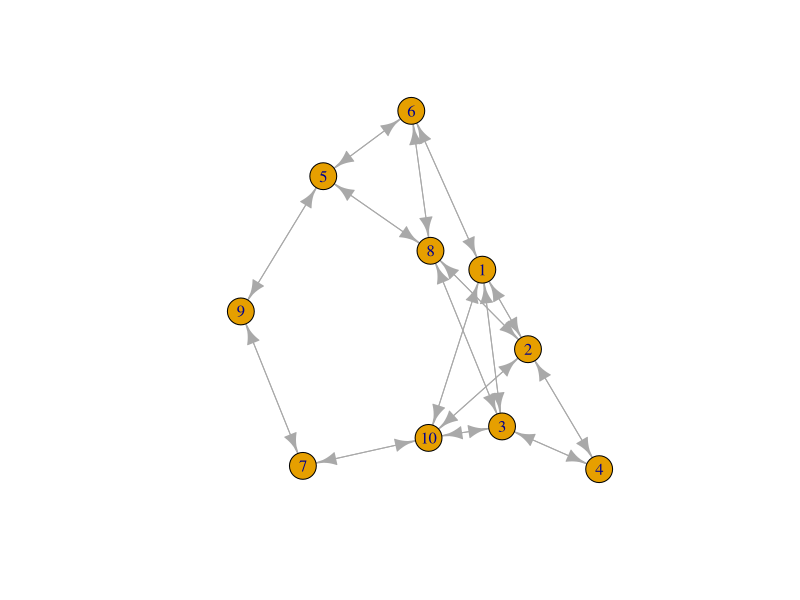
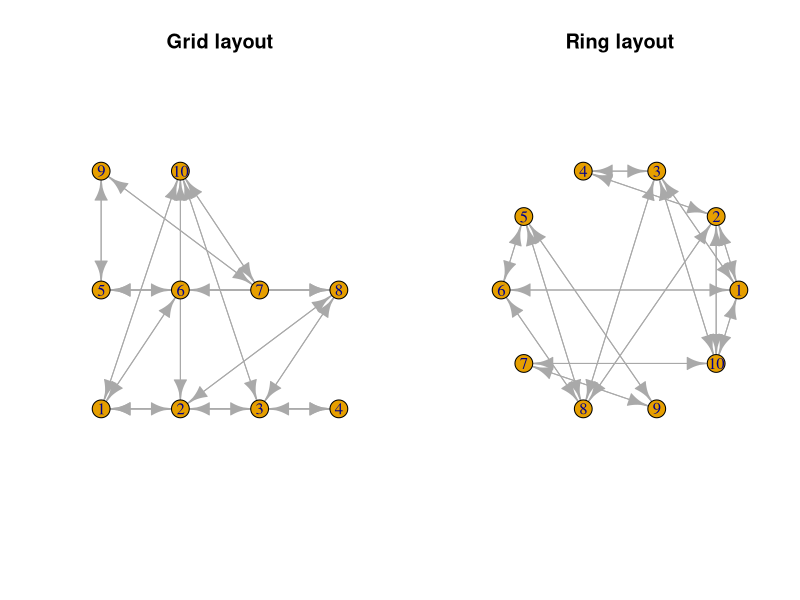
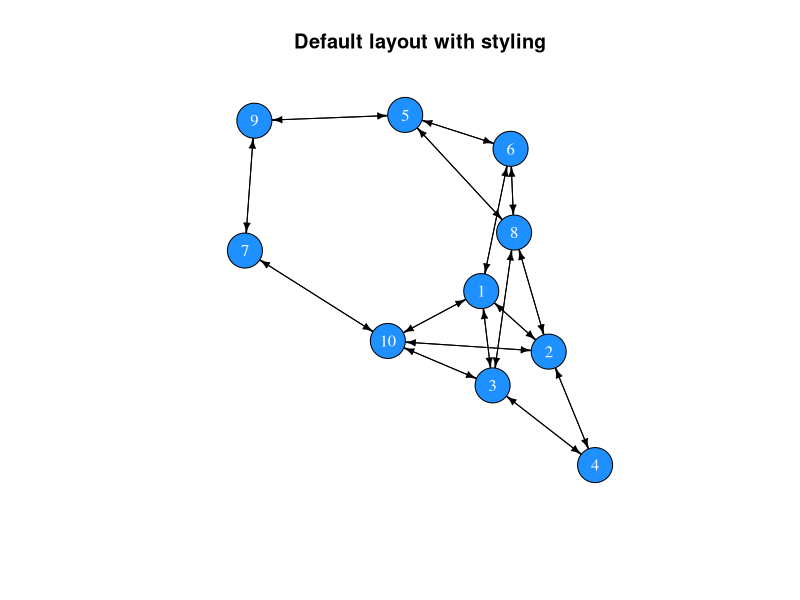
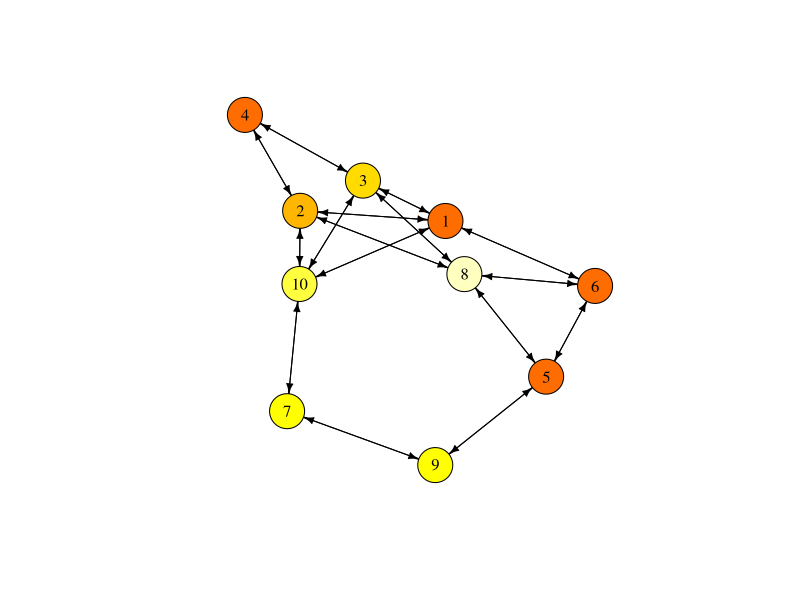
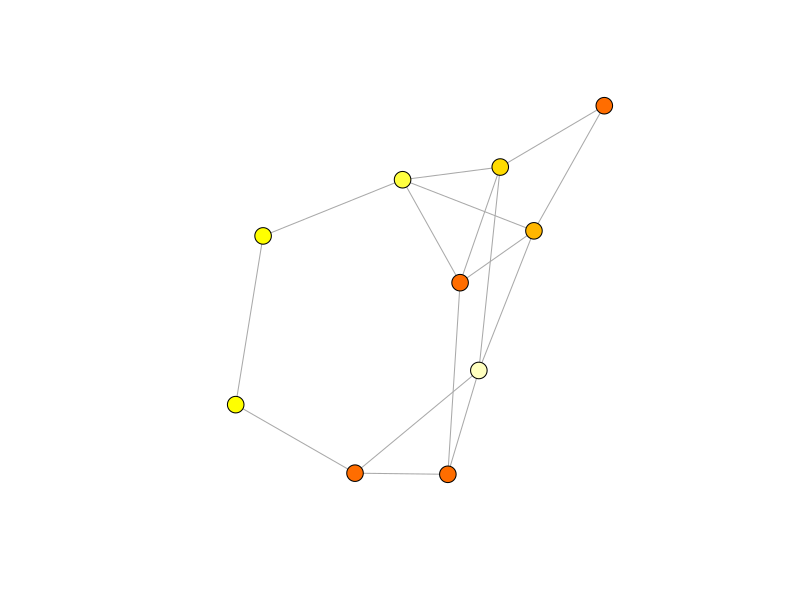
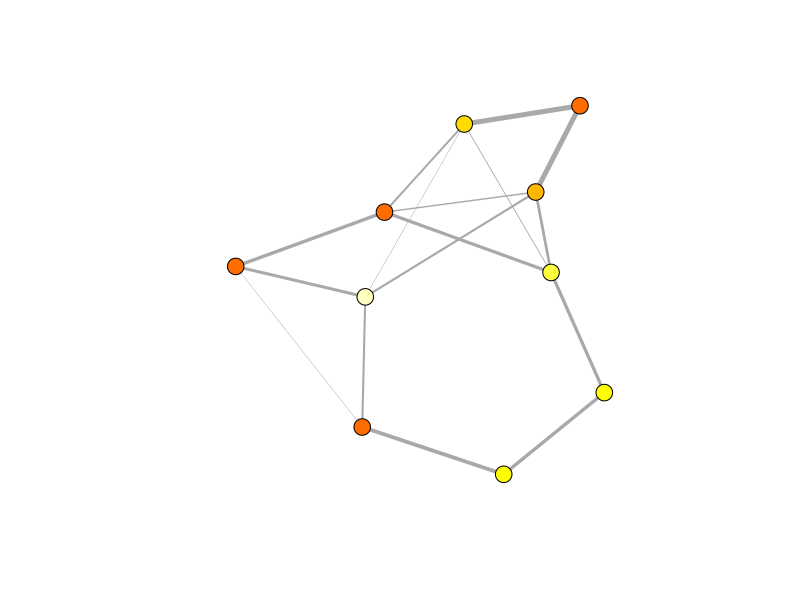
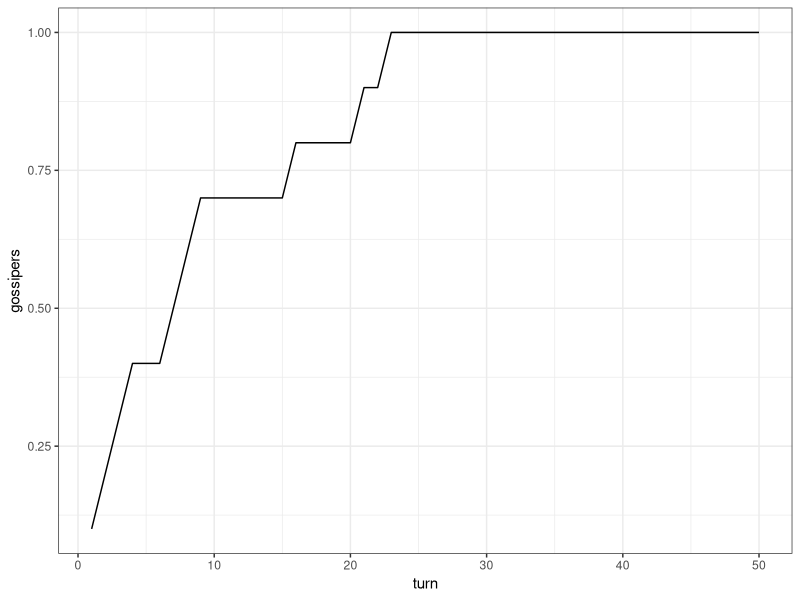
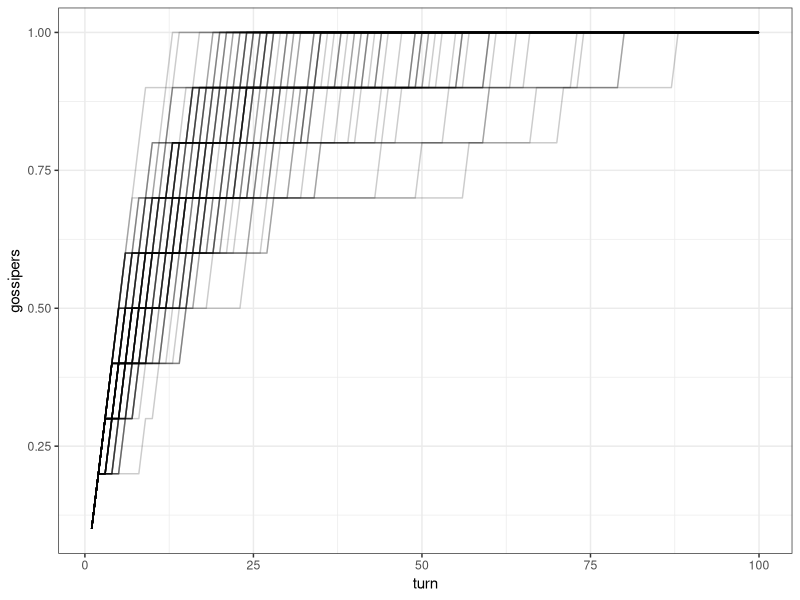

The R source for these figures, in order:
## ---- chunk 1
m <- matrix(c(0,1,1, 0,0,1, 1,1,0), nrow=3, byrow=T)
row.names(m) <- c("A","B","C")
colnames(m) <- c("A","B","C")
m
## ---- chunk 2
all(m[upper.tri(m)] == m[lower.tri(m)])
## ---- chunk 3
# Either
m[lower.tri(m)] <- t(m)[lower.tri(m)]
# or use m[2,1] <- 1
m
# Check whether the matrix is symmetric now:
all(m[upper.tri(m)] == m[lower.tri(m)])
## ---- chunk 4
n <- 10
adjm <- matrix(NA, ncol=n, nrow=n)
adjm
## ---- chunk 5
friendshipRatio <- 0.5

adjm[upper.tri(adjm)] <- sample(x = 0:1, 
                                size = n*(n-1)/2, 
                                replace = T, 
                                prob = c(1-friendshipRatio, friendshipRatio))
adjm

# add the mirror image to the lower triangle
adjm[lower.tri(adjm)] <- t(adjm)[lower.tri(adjm)]
adjm

# replace diagonal (these indicate self-references) with zeros
diag(adjm) <- 0
adjm
## ---- chunk 6
library(igraph)
net <- graph_from_adjacency_matrix(adjm)
net
## ---- chunk 7
#set.seed(1)
plot(net)
## ---- chunk 8
par(mfrow=c(1,2))
plot(net, layout=layout.grid(net), main="Grid layout")
plot(net, layout=layout.circle(net), main="Ring layout")
## ---- chunk 9
par(mfrow=c(1,1))
plot(net, 
     vertex.color="dodgerblue", 
     vertex.label.color="white",
     vertex.size=20,
     edge.color="black",
     edge.width=1,
     edge.arrow.size=0.5,
     main="Default layout with styling")
## ---- chunk 10
# There is no age attribute set
V(net)$age

# Add an age attribute and randomly assign an age class
V(net)$age <- sample(x=1:10, size=n, replace=T)

# The network now has an age attribute
V(net)$age

V(net)$colour <- heat.colors(n=10)[V(net)$age]

net
## ---- chunk 11
plot(net, 
     vertex.color=V(net)$colour, 
     vertex.label.color="black",
     vertex.size=20,
     edge.color="black",
     edge.width=1,
     edge.arrow.size=0.5)
## ---- chunk 12
net <- as.undirected(net)
plot(net, 
     vertex.color=V(net)$colour, 
     vertex.label="",
     vertex.size=9,
     edge.width=1,
     edge.arrow.size=0.5)
## ---- chunk 13
# create a copy of the adjacency matrix
adjm2 <- adjm

# draw random values from a uniform distribution and replace the matrix entries that have a value of 1
adjm2[upper.tri(adjm2)] <- runif(n=sum(upper.tri(adjm2))) * adjm2[upper.tri(adjm2)]

# copy the mirror image to the lower triangle
adjm2[lower.tri(adjm2)] <- t(adjm2)[lower.tri(adjm2)]

# create the network
net2 <- graph_from_adjacency_matrix(adjm2, weighted=TRUE, mode="undirected")
net2
## ---- chunk 14
V(net2)$age <- V(net)$age
V(net2)$colour <- V(net)$colour

plot(net2, 
     vertex.color=V(net2)$colour,
     vertex.label="",
     vertex.size=9,
     edge.width=E(net2)$weight*5,
     edge.arrow.size=0.5)
## ---- chunk 15
# vertex information
V(net)

# edge information
E(net)
## ---- chunk 16
# vertex attributes
get.vertex.attribute(graph=net)

# edge attributes
get.edge.attribute(net)
## ---- chunk 17
# vertex count
vcount(net)

# edge count
ecount(net)
## ---- chunk 18
diameter(graph=net)
## ---- chunk 19
# average distance between any dyad
mean_distance(graph=net)
## ---- chunk 20
edge_density(graph=net)
## ---- chunk 21
reciprocity(graph=net)
## ---- chunk 22
transitivity(graph=net)
## ---- chunk 23
# number of edges that connected with each node
degree(graph=net)

# as we have an undirected network, the count of incoming and outgoing edges is identical
identical(degree(graph=net, mode="in"), 
          degree(graph=net, mode="out"))

# we can use the mean of all degree centralities as a general measure for the entire network
mean(degree(graph=net))
## ---- chunk 24
sort(strength(graph=net))
## ---- chunk 25
closeness(graph=net)
## ---- chunk 26
betweenness(graph=net)
## ---- chunk 27
eigen_centrality(graph=net)$vector
## ---- chunk 28
# set up vector that stores whether an individual possesses the latest gossip:
gossip_meter <- rep(F, n)
gossip_meter

# choose a random individual to start gossipping
gossip_meter[sample(x=n, size=1)] <- T
gossip_meter

# choose an individual with gossip
if(sum(gossip_meter)==1){
  gossip_provider <- which(gossip_meter)
} else {
  gossip_provider <- sample(x=which(gossip_meter), size=1)
}

# choose a neighbour in the network
neighbours <- which(adjm[gossip_provider,]==1)

# only execute if there is a neighbour
if(length(neighbours)>0){
  # choose one neighbour if several are present
  if(length(neighbours)==1){
    neighbour <- neighbours
  } else {
    neighbour <- sample(x=neighbours, size=1)
  }
  # update gossip indicator of the neighbour
  gossip_meter[neighbour] <- T
}
gossip_meter
## ---- chunk 29
mySample <- function(x, prob=NULL){
  if(length(x)==1){
    return(x)
  } else {
    return(sample(x=x, size=1, prob=prob))
  }
}
## ---- chunk 30
# total number of turns to loop over
Turns <- 50

# a matrix to record how many individuals have the gossip at time x
res <- data.frame(turn=1:Turns, gossipers=rep(0, Turns))

# set up gossip indicator
gossip_meter <- rep(F, n)

# choose a random individual to start gossipping
gossip_meter[sample(x=n, size=1)] <- T

for(turns in 1:Turns){
  res[turns,2] <- sum(gossip_meter)/n
  # choose an individual with gossip
  gossip_provider <- mySample(which(gossip_meter))
  
  # choose a neighbour in the network
  neighbours <- which(adjm[gossip_provider,]==1)
  
  # only execute if there is a neighbour
  if(length(neighbours)>0){
    # choose one neighbour ...
    neighbour <- mySample(neighbours)
    # and update its gossip indicator
    gossip_meter[neighbour] <- T
  }
}

# have a look at the time course
res$turn

# plot result
library(ggplot2)
ggplot(res) + 
  geom_line(aes(x=turn, y=gossipers)) +
  theme_bw()
## ---- chunk 31
gossip_model <- function(ADJM, TURNS, SIM=1){
  n <- nrow(ADJM)
  # a matrix to record how many individuals have the gossip at time x
  res <- data.frame(turn=1:TURNS, gossipers=rep(0, TURNS))
  # set up gossip indicator
  gossip_meter <- rep(F, n)
  # choose a random individual to start gossipping
  gossip_meter[sample(x=n, size=1)] <- T
  
  for(turns in 1:TURNS){
    res[turns,2] <- sum(gossip_meter)/n
    # choose an individual with gossip
    gossip_provider <- mySample(which(gossip_meter))
    # choose a neighbour in the network
    neighbours <- which(ADJM[gossip_provider,]==1)
    # only execute if there is a neighbour
    if(length(neighbours)>0){
      # choose one neighbour ...
      neighbour <- mySample(neighbours)
      # and update its gossip indicator
      gossip_meter[neighbour] <- T
    }
  }
  res$simulation <- SIM
  return(res)
}
## ---- chunk 32
data <- do.call("rbind", lapply(1:100, function(sim){
  gossip_model(ADJM=adjm, TURNS=100, SIM=sim)
}))
## ---- chunk 33
ggplot(data) + 
  geom_line(aes(x=turn, y=gossipers, group=simulation), alpha=.2) +
  theme_bw()
## ---- chunk 34
createNetwork <- function(N, FRIENDSHIPRATIO){
  adjm <- matrix(0, ncol=N, nrow=N)
  adjm[upper.tri(adjm)] <- sample(x = 0:1, 
                                  size = N*(N-1)/2, 
                                  replace = T, 
                                  prob = c(1-FRIENDSHIPRATIO, FRIENDSHIPRATIO))
  adjm[lower.tri(adjm)] <- t(adjm)[lower.tri(adjm)]
  return(adjm)
}
## ---- chunk 35
adjm_full <- createNetwork(N=n, FRIENDSHIPRATIO=1)

data_full <- do.call("rbind", 
                     lapply(1:100, function(sim){
                       gossip_model(ADJM=adjm_full, TURNS=100, SIM=sim)
                       }
                       )
                     )
## ---- chunk 36
data$type <- "colleague network"
data_full$type <- "fully connected"
data_combined <- rbind(data, data_full)

ggplot(data_combined) + 
  geom_point(aes(x=turn, y=gossipers, color=type), alpha=.05) +
  geom_smooth(aes(x=turn, y=gossipers, color=type)) +
  ylab("Proportion with gossip") +
  theme_bw()
## ---- chunk 37
adjm_colleagues <- createNetwork(N=25, FRIENDSHIPRATIO=.20)
adjm_full <- createNetwork(N=25, FRIENDSHIPRATIO=1)

data_colleagues <- do.call("rbind", lapply(1:100, function(sim){
  gossip_model(ADJM=adjm_colleagues, TURNS=100, SIM=sim)
}))

data_full <- do.call("rbind", lapply(1:100, function(sim){
  gossip_model(ADJM=adjm_full, TURNS=100, SIM=sim)
}))
## ---- chunk 38
data_colleagues$type <- "colleague network"
data_full$type <- "fully connected"
data_combined2 <- rbind(data_full, data_colleagues)

ggplot(data_combined2) + 
  geom_point(aes(x=turn, y=gossipers, color=type), alpha=.05) +
  geom_smooth(aes(x=turn, y=gossipers, color=type)) +
  ylab("Proportion with gossip") +
  theme_bw()
## ---- chunk 39
gossip_model <- function(ADJM, PROP, TURNS, SIM=1){
  n <- nrow(ADJM)
  # set up gossip indicator
  gossip_meter <- rep(F, n)
  # choose a random individual to start gossipping
  gossip_meter[sample(x=n, size=1)] <- T
  
  timestep <- NA
  for(turns in 1:TURNS){
    # record the time step when a defined proportion of the population has the gossip
    if(sum(gossip_meter)/n >= PROP & is.na(timestep)){
      timestep <- turns 
    }
    # choose an individual with gossip
    gossip_provider <- mySample(which(gossip_meter))
    # choose a neighbour in the network
    neighbours <- which(ADJM[gossip_provider,]==1)
    # only execute if there is a neighbour
    if(length(neighbours)>0){
      # choose one neighbour ...
      neighbour <- mySample(neighbours)
      # and update its gossip indicator
      gossip_meter[neighbour] <- T
    }
  }
  # if PROP is not reached, return the maximum value
  if(is.na(timestep)){
    timestep <- TURNS
  }
  return(timestep)
}
## ---- chunk 40
adjm <- createNetwork(N=50, FRIENDSHIPRATIO=.25)
gossip_model(ADJM=adjm, PROP=.75, TURNS=100, SIM=1)
## ---- chunk 41
parameters <- expand.grid(groupSize=c(10,50),#c(10,30,50,70,90),
                          reconnections=c(0,.01,.05,.1,.5,1),
                          repetition=1:50)
tmp <- lapply(1:nrow(parameters), function(p){
  net <- watts.strogatz.game(dim=1, size=parameters[p,"groupSize"], nei=2, p=parameters[p,"reconnections"], loops=F, multiple=F)
  adjm <- get.adjacency(net)
  model <- gossip_model(ADJM=adjm, PROP=.5, TURNS=500, SIM=parameters[p,"repetition"])
  data.frame(time=model, 
             degree=mean(degree(net)), 
             path=average.path.length(net))
})

tmp2 <- do.call("rbind", tmp)
parameters <- cbind(parameters, tmp2)
## ---- chunk 42
library(dplyr)
parameters %>% group_by(groupSize, reconnections) %>% summarise(meanTime=mean(time), 
                                                                meanDegree=mean(degree),
                                                                meanPath=mean(path)) -> data
## ---- chunk 43
parameters$groupSize <- factor(parameters$groupSize)

ggplot(parameters, aes(x=reconnections, y=degree, col=groupSize)) + 
  geom_point() + 
  xlab("Prob. of reconnection") +
  ylab("Average Degree") +
  theme_bw()
## ---- chunk 44
ggplot(parameters, aes(x=reconnections, y=path, col=groupSize)) + 
  geom_point() + 
  xlab("Prob. of reconnection") +
  ylab("Average path length") +
  theme_bw()
## ---- chunk 45
ggplot(parameters, aes(x=path, y=time, col=groupSize)) + 
  geom_point(alpha=.33) + 
  xlab("Average path length") +
  ylab("Time") +
  theme_bw()
## ---- chunk 46
informationSpread <- function(ADJM, MODE="simple", ROUNDS=100, CONTACTS=1){
  N <- nrow(ADJM)
  
  # set up behaviour
  behaviour <- rep(F, N)
  behaviour[sample(N,size=10)] <- T
  
  # recording data
  fraction <- rep(0, ROUNDS)
  
  # loop
  for(round in 1:ROUNDS){
    # record
    fraction[round] <- sum(behaviour)/N
    
    # pick random individual
    focal <- sample(x=N, size=1)
    # who are its neighbours
    neigh <- adjm[focal, ] == 1
    
    if(sum(behaviour[neigh]) >= CONTACTS){
      behaviour[focal] <- T
    }
    
  }
  return(data.frame(mode=MODE, frac=fraction, round=1:ROUNDS))
}

# Simulations with clustered (lattice) networks
net <- watts.strogatz.game(size=10, dim=2, nei=2, p=.1)
adjm <- as.matrix(get.adjacency(net))
clu <- informationSpread(ADJM=adjm, MODE="simple", ROUNDS=1000, CONTACTS=1)
clu$network <- "clustered"

# Simulations with random (small world) networks
net2 <- erdos.renyi.game(n=100, p.or.m=600, type="gnm", directed=F, loops=F)
adjm2 <- as.matrix(get.adjacency(net2))
rand <- informationSpread(ADJM=adjm2, MODE="simple", ROUNDS=1000, CONTACTS=1)
rand$network <- "random"

res <- rbind(clu, rand)

ggplot(res) + geom_line(aes(x=round, y=frac, col=network, linetype=mode), size=.9)
## ---- chunk 47
# for repeated interactions 
informationSpread <- function(NET, MODE="simple", ROUNDS=100, CONTACTS=1){
  if(NET=="clustered"){
    net <- watts.strogatz.game(size=10, dim=2, nei=2, p=.1, loops=F, multiple=F)
  } else if(NET=="random"){
    net <- erdos.renyi.game(n=100, p.or.m=600, type="gnm", directed=F, loops=F)
  }
 adjm <- as.matrix(get.adjacency(net)) 
 
  N <- nrow(adjm)
  
  # set up behaviour
  behaviour <- rep(F, N)
  behaviour[sample(N,size=10)] <- T
  
  # recording data
  fraction <- rep(0, ROUNDS)
  
  # loop
  for(round in 1:ROUNDS){
    # record
    fraction[round] <- sum(behaviour)/N
    
    # pick random individual
    focal <- sample(x=N, size=1)
    # who are its neighbours
    neigh <- adjm[focal, ] == 1
    
    if(sum(behaviour[neigh]) >= CONTACTS){
      behaviour[focal] <- T
    }
    
  }
  return(data.frame(network=NET, mode=MODE, frac=fraction, round=1:ROUNDS))
}

# repeated runs
reps <- 10

# simulte complex and simple contagion for clustered networks
set.seed(1110)
clu_simple <- do.call("rbind", lapply(1:reps, function(x) informationSpread(NET="clustered", ROUNDS=1000, CONTACTS=1, MODE="simple")))
clu_comp <- do.call("rbind", lapply(1:reps, function(x) informationSpread(NET="clustered", ROUNDS=1000, CONTACTS=4, MODE="complex")))
clu <- rbind(clu_simple, clu_comp)

# simulte complex and simple contagion for random networks
rand_simple <- do.call("rbind", lapply(1:reps, function(x) informationSpread(NET="random", ROUNDS=1000, CONTACTS=1, MODE="simple")))
rand_comp <- do.call("rbind", lapply(1:reps, function(x) informationSpread(NET="random", ROUNDS=1000, CONTACTS=4, MODE="complex")))
rand <- rbind(rand_simple, rand_comp)

# combine results
res <- rbind(clu, rand)
## ---- chunk 48
ggplot(res) + 
  stat_smooth(aes(x=round, y=frac, col=network, linetype=mode), size=.9, se=T) +
  ylab("Proportion of individuals with information") +
  xlab("Round")
